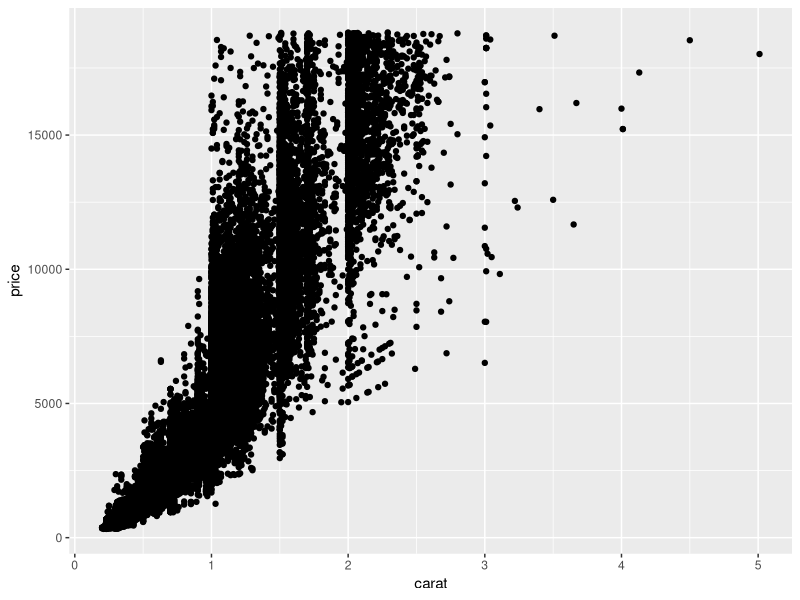
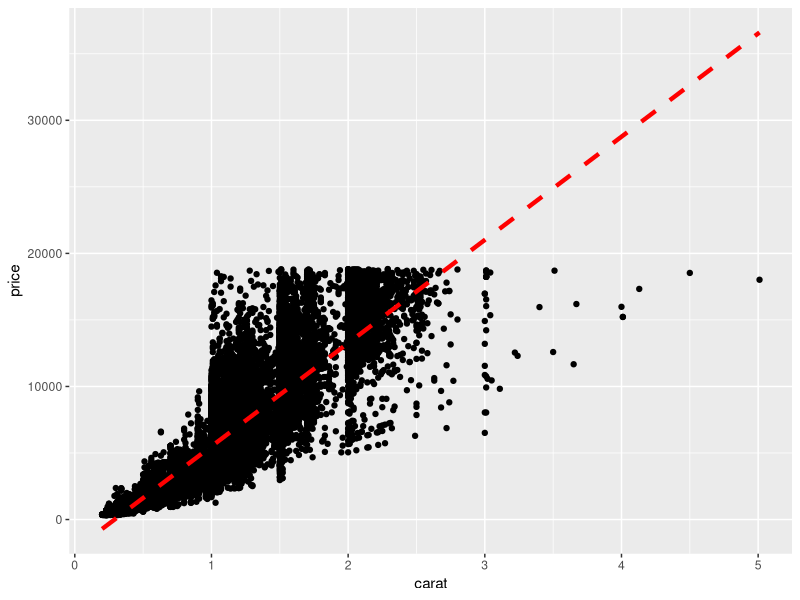
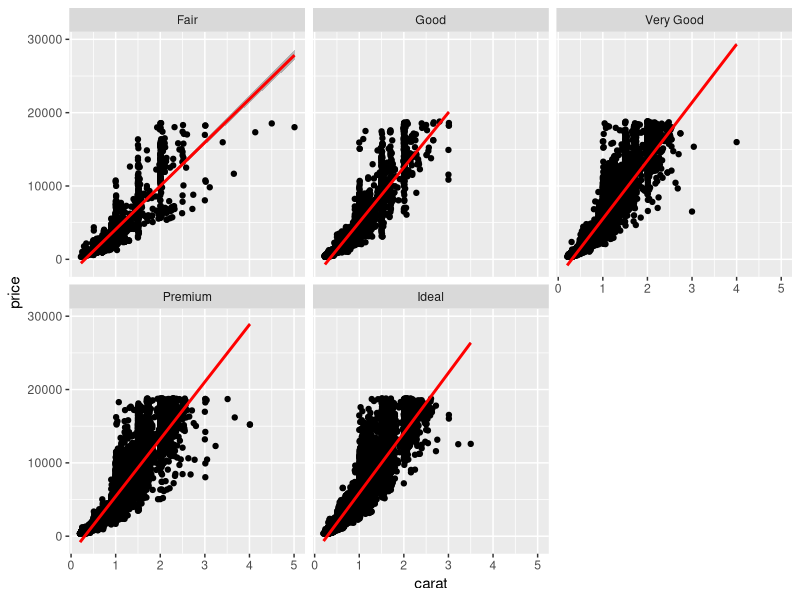
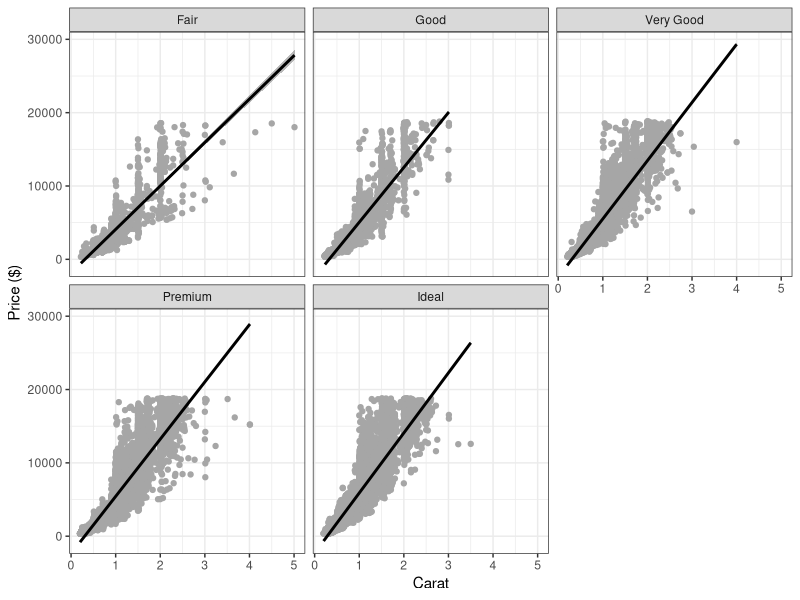
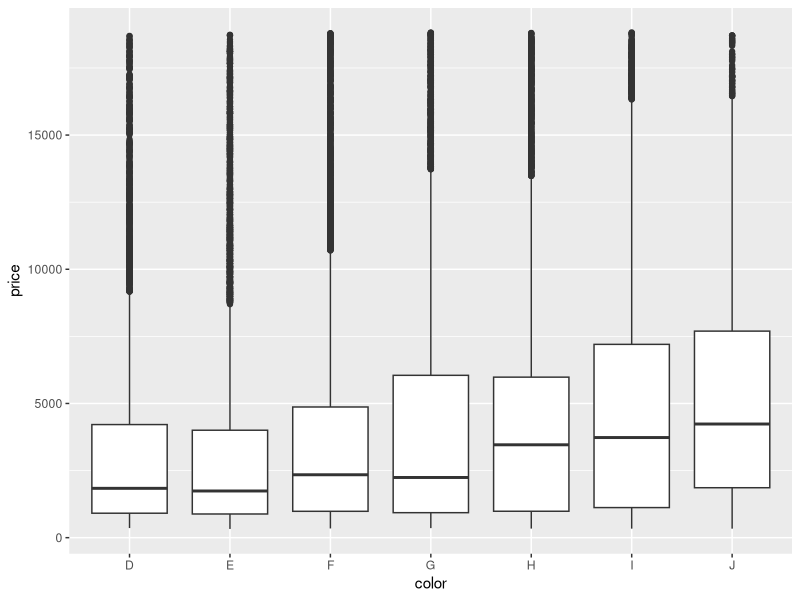
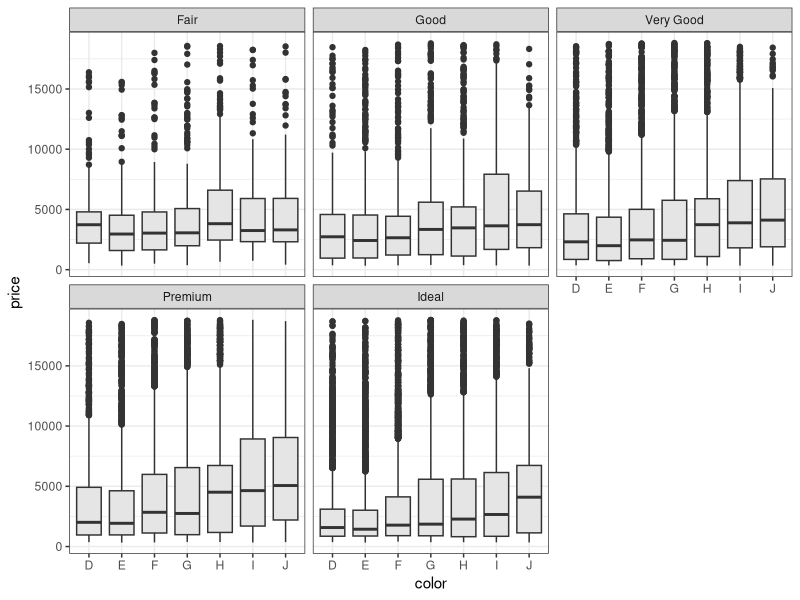
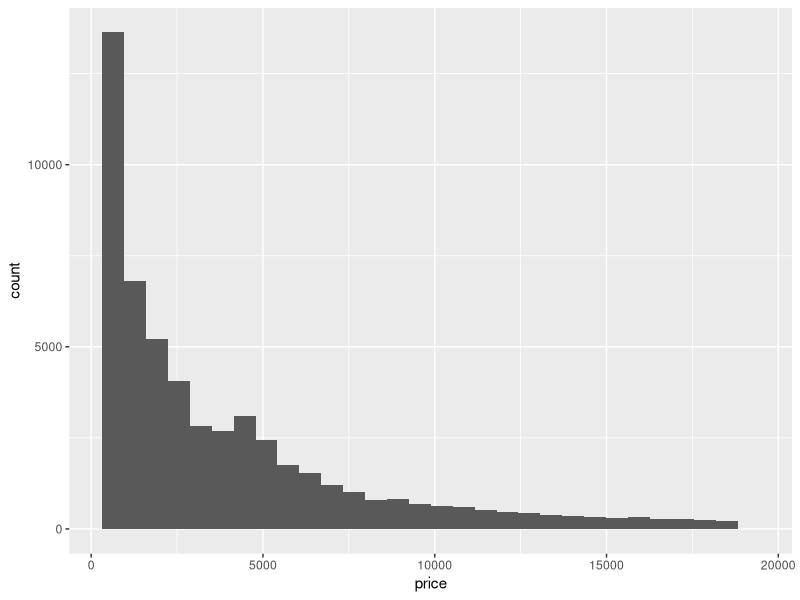
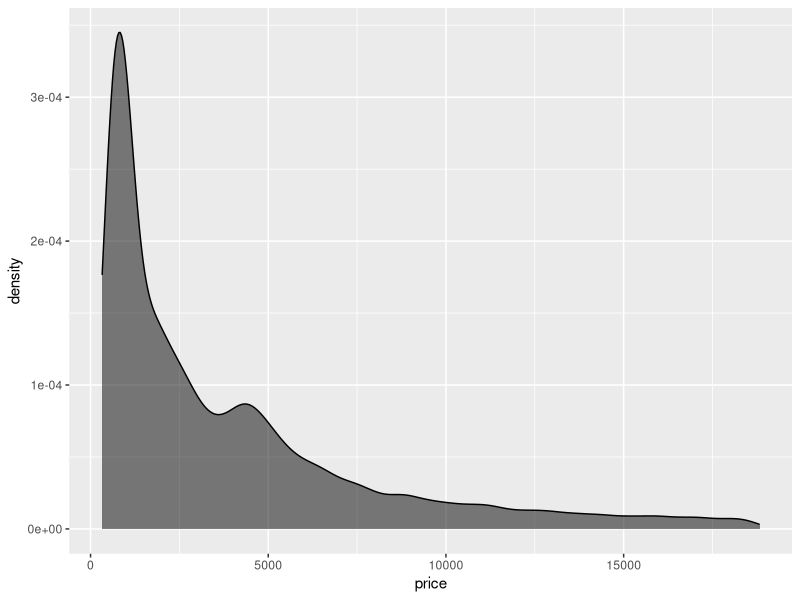

R code for these plots, in order:
## ---- chunk 1
library(knitr)
opts_knit$set(base.dir='./', fig.path='', out.format='md')
opts_chunk$set(comment='', results='markup')
# See yihui.name/knitr/options for more Knitr options.
##### Put other setup R code here
fn = local({
  i = 0
  function(x) {
    i <<- i + 1
    paste('Figure ', i, ': ', x, sep = '')
  }
})

# end setup chunk
## ---- chunk 2
## load 'ggplot2' package
library(ggplot2)
## ---- chunk 3
ggplot(aes(x = carat, y = price), data = diamonds) + 
  geom_point()
## ---- chunk 4
ggplot(aes(x = carat, y = price), data = diamonds) + 
  geom_point() +
  stat_smooth(method = "lm", se = FALSE, 
              colour = "red", size = 1.5, linetype = "dashed")
## ---- chunk 5
ggplot(aes(x = carat, y = price), data = diamonds) + 
  geom_point() +
  stat_smooth(method = "lm", se = TRUE, 
              colour = "red", fill = "grey35") + 
  facet_wrap(~ cut)
## ---- chunk 6
ggplot(aes(x = carat, y = price), data = diamonds) + 
  geom_point(colour = "grey65") +
  stat_smooth(method = "lm", se = TRUE, 
              colour = "black", fill = "grey35") +
  facet_wrap(~ cut, nrow = 2, ncol = 3) +
  labs(x = "Carat", y = "Price ($)") +
  theme_bw()
## ---- chunk 7
## basic frame
p <- ggplot(aes(x = color, y = price), data = diamonds)

## add boxplot
p_bw <- p + geom_boxplot()

## print
print(p_bw)
## ---- chunk 8
## add faceted boxplots
p_bw <- p + 
  geom_boxplot(fill = "grey90") +
  facet_wrap(~ cut) +
  theme_bw()

print(p_bw)
## ---- chunk 9
## new basic frame
p <- ggplot(aes(x = price), data = diamonds)

## add histogram
p_hist <- p + geom_histogram()

print(p_hist)
## ---- chunk 10
## add densityplot
p_dens <- p +  geom_density(fill = "black", alpha = 0.5)

print(p_dens)
## ---- chunk 11
p_dens <- p +
  geom_density(fill = "black", alpha = 0.5) +
  facet_grid(color ~ cut) +
  theme_bw() +
  theme(axis.text.x = element_text(angle = 45, hjust = 1))

print(p_dens)
